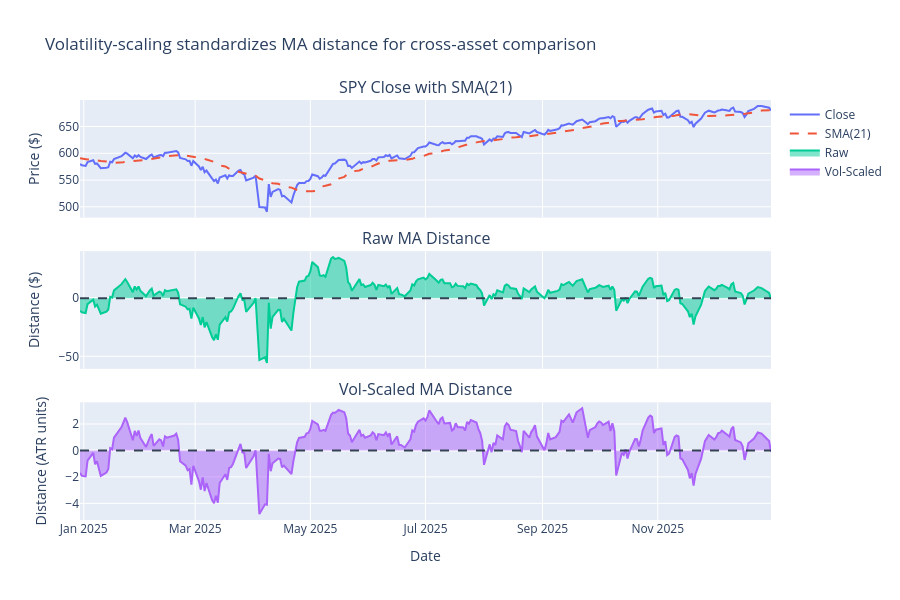

Notebook code for this chart:
### Code cell
# Visualize MA distance
fig = make_subplots(
    rows=3,
    cols=1,
    shared_xaxes=True,
    subplot_titles=["SPY Close with SMA(21)", "Raw MA Distance", "Vol-Scaled MA Distance"],
    vertical_spacing=0.08,
)

n = 252  # Last year
fig.add_trace(
    go.Scatter(x=ma_df["timestamp"].to_list()[-n:], y=ma_df["close"].to_list()[-n:], name="Close"),
    row=1,
    col=1,
)
fig.add_trace(
    go.Scatter(
        x=ma_df["timestamp"].to_list()[-n:],
        y=ma_df["sma_21"].to_list()[-n:],
        name="SMA(21)",
        line=dict(dash="dash"),
    ),
    row=1,
    col=1,
)
fig.add_trace(
    go.Scatter(
        x=ma_df["timestamp"].to_list()[-n:],
        y=ma_df["ma_dist_raw"].to_list()[-n:],
        name="Raw",
        fill="tozeroy",
    ),
    row=2,
    col=1,
)
fig.add_trace(
    go.Scatter(
        x=ma_df["timestamp"].to_list()[-n:],
        y=ma_df["ma_dist_scaled"].to_list()[-n:],
        name="Vol-Scaled",
        fill="tozeroy",
    ),
    row=3,
    col=1,
)
fig.add_hline(y=0, line_dash="dash", line_color=COLORS["neutral"], row=2, col=1)
fig.add_hline(y=0, line_dash="dash", line_color=COLORS["neutral"], row=3, col=1)

fig.update_yaxes(title_text="Price ($)", row=1, col=1)
fig.update_yaxes(title_text="Distance ($)", row=2, col=1)
fig.update_yaxes(title_text="Distance (ATR units)", row=3, col=1)
fig.update_xaxes(title_text="Date", row=3, col=1)
fig.update_layout(
    height=600, title="Volatility-scaling standardizes MA distance for cross-asset comparison"
)
fig.show()

### Figure 1 — Plotly figure (JSON) as saved in the notebook; plotly's stock layout.template omitted (floating-point values rounded to 4 significant figures; data arrays with more than 128 entries replaced by an {"elided": "..."} marker saying what was removed)
{"data": [{"name": "Close", "x": {"elided": "252 str values"}, "y": {"elided": "252 float values"}, "type": "scatter", "xaxis": "x", "yaxis": "y"}, {"line": {"dash": "dash"}, "name": "SMA(21)", "x": {"elided": "252 str values"}, "y": {"elided": "252 float values"}, "type": "scatter", "xaxis": "x", "yaxis": "y"}, {"fill": "tozeroy", "name": "Raw", "x": {"elided": "252 str values"}, "y": {"elided": "252 float values"}, "type": "scatter", "xaxis": "x2", "yaxis": "y2"}, {"fill": "tozeroy", "name": "Vol-Scaled", "x": {"elided": "252 str values"}, "y": {"elided": "252 float values"}, "type": "scatter", "xaxis": "x3", "yaxis": "y3"}], "layout": {"xaxis": {"anchor": "y", "domain": [0.0, 1.0], "matches": "x3", "showticklabels": false}, "yaxis": {"anchor": "x", "domain": [0.72, 1.0], "title": {"text": "Price ($)"}}, "xaxis2": {"anchor": "y2", "domain": [0.0, 1.0], "matches": "x3", "showticklabels": false}, "yaxis2": {"anchor": "x2", "domain": [0.36, 0.64], "title": {"text": "Distance ($)"}}, "xaxis3": {"anchor": "y3", "domain": [0.0, 1.0], "title": {"text": "Date"}}, "yaxis3": {"anchor": "x3", "domain": [0.0, 0.28], "title": {"text": "Distance (ATR units)"}}, "annotations": [{"font": {"size": 16}, "showarrow": false, "text": "SPY Close with SMA(21)", "x": 0.5, "xanchor": "center", "xref": "paper", "y": 1.0, "yanchor": "bottom", "yref": "paper"}, {"font": {"size": 16}, "showarrow": false, "text": "Raw MA Distance", "x": 0.5, "xanchor": "center", "xref": "paper", "y": 0.64, "yanchor": "bottom", "yref": "paper"}, {"font": {"size": 16}, "showarrow": false, "text": "Vol-Scaled MA Distance", "x": 0.5, "xanchor": "center", "xref": "paper", "y": 0.28, "yanchor": "bottom", "yref": "paper"}], "shapes": [{"line": {"color": "#334155", "dash": "dash"}, "type": "line", "x0": 0, "x1": 1, "xref": "x2 domain", "y0": 0, "y1": 0, "yref": "y2"}, {"line": {"color": "#334155", "dash": "dash"}, "type": "line", "x0": 0, "x1": 1, "xref": "x3 domain", "y0": 0, "y1": 0, "yref": "y3"}], "height": 600, "title": {"text": "Volatility-scaling standardizes MA distance for cross-asset comparison"}}}
